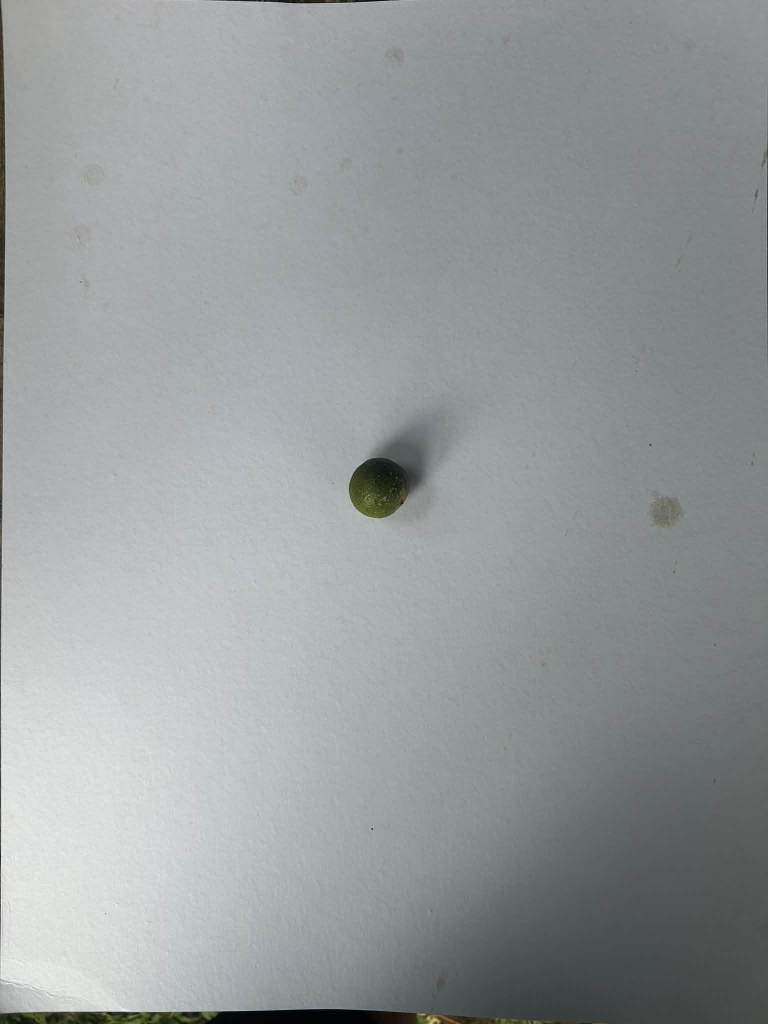
#> input picture Images/0e361947-7c5c-4030-9464-f0351db5fafe.jpg, 1536 x 2048 px (shown at 1/2 size)
$ python -i feature_extraction.py   (imports and definitions only)
#> lines starting #> are read from the running program, lines starting #| are printed output that depends on the picture; after the words box and inside, x2 and y2 are one past the last pixel; in counts of white or black regions, pixels touching at a corner belong together
import cv2
import numpy as np

# ─────────────────────────────────────────
# FEATURE EXTRACTION MODULE
# Calamansi Juice Yield Prediction System
# ─────────────────────────────────────────
VERSION = "v10-yellow-edge-fix"
# [1 line not run here, left out]

PIXELS_PER_CM   = 41.0
MIN_CIRCULARITY = 0.20
MIN_AVG_SAT     = 5
MIN_COVERAGE    = 0.001
MIN_DIAMETER_CM = 1.0
MAX_DIAMETER_CM = 7.0

FEATURE_COLS = [
    'area_cm2', 'diameter_cm', 'perimeter_cm', 'circularity',
    'estimated_volume_cm3', 'mean_hue', 'mean_saturation', 'mean_value'
]

HSV_GREEN_LO  = np.array([20, 10, 5])
HSV_GREEN_HI  = np.array([110, 255, 255])
HSV_RIPE_LO   = np.array([10, 20, 20])
HSV_RIPE_HI   = np.array([40, 255, 255])
HSV_DARK_LO   = np.array([20, 10, 5])
HSV_DARK_HI   = np.array([110, 180, 80])

MIN_AVG_SAT        = 12
MIN_SAT_VAL        = 12
MIN_COVERAGE       = 0.003
MIN_OVERLAP        = 0.25
MAX_FRUIT_COVERAGE = 0.65
MIN_BG_MEAN        = 40
MAX_BG_STD         = 120


def _square_crop(image_array):
    h, w = image_array.shape[:2]
    s  = min(h, w)
    y0 = (h - s) // 2
    x0 = (w - s) // 2
    return image_array[y0:y0+s, x0:x0+s]


def preprocess_image(image_path):
    img = cv2.imread(image_path)
    if img is None:
        return None
    return cv2.GaussianBlur(
        cv2.resize(_square_crop(cv2.cvtColor(img, cv2.COLOR_BGR2RGB)), (512, 512)),
        (5, 5), 0)


# [5 lines left out: function preprocess_array, not called in this run]


def _brightness_contrast_mask(img_blur):
    gray    = cv2.cvtColor(img_blur, cv2.COLOR_RGB2GRAY)
    bg_mean = float(np.mean(gray))
    bg_std  = float(np.std(gray))

    if bg_mean < 60:
        return None

    dark_thresh = max(0, int(bg_mean - max(bg_std * 1.5, 25)))
    _, mask = cv2.threshold(gray, dark_thresh, 255, cv2.THRESH_BINARY_INV)

    k_close = np.ones((15, 15), np.uint8)
    k_open  = np.ones((5,  5),  np.uint8)
    mask = cv2.morphologyEx(mask, cv2.MORPH_CLOSE, k_close)
    mask = cv2.morphologyEx(mask, cv2.MORPH_OPEN,  k_open)
    mask = cv2.erode(mask,  np.ones((5, 5), np.uint8), iterations=1)
    mask = cv2.dilate(mask, np.ones((5, 5), np.uint8), iterations=1)

    gray_s        = cv2.cvtColor(img_blur, cv2.COLOR_RGB2GRAY)
    bg_mean       = float(np.mean(gray_s))
    bright_cutoff = bg_mean * 0.90
    cnts_s, _ = cv2.findContours(mask, cv2.RETR_EXTERNAL, cv2.CHAIN_APPROX_SIMPLE)
    for cnt_s in cnts_s:
        tmp = np.zeros_like(mask)
        cv2.drawContours(tmp, [cnt_s], -1, 255, -1)
        mean_bright = float(np.mean(gray_s[tmp > 0]))
        if mean_bright > bright_cutoff:
            cv2.drawContours(mask, [cnt_s], -1, 0, -1)

    return mask


# [9 lines left out: function _estimate_distance_scale, not called in this run]


def _merge_overlapping_mask_blobs(mask, img_blur=None):
    cnts, _ = cv2.findContours(mask, cv2.RETR_EXTERNAL, cv2.CHAIN_APPROX_SIMPLE)
    if len(cnts) <= 1:
        return mask

    if img_blur is not None:
        gray     = cv2.cvtColor(img_blur, cv2.COLOR_RGB2GRAY)
        areas    = [cv2.contourArea(c) for c in cnts]
        max_area = max(areas)

        largest_cnt  = cnts[int(np.argmax(areas))]
        largest_mask = np.zeros_like(mask)
        cv2.drawContours(largest_mask, [largest_cnt], -1, 255, -1)
        fruit_brightness = float(np.mean(gray[largest_mask > 0]))

        clean = np.zeros_like(mask)
        for cnt, area in zip(cnts, areas):
            tmp = np.zeros_like(mask)
            cv2.drawContours(tmp, [cnt], -1, 255, -1)
            blob_brightness = float(np.mean(gray[tmp > 0]))
            if area >= max_area * 0.40 or blob_brightness <= fruit_brightness * 1.15:
                cv2.drawContours(clean, [cnt], -1, 255, -1)

        mask = clean
        cnts, _ = cv2.findContours(mask, cv2.RETR_EXTERNAL, cv2.CHAIN_APPROX_SIMPLE)
        if len(cnts) <= 1:
            return mask

    rects     = [cv2.boundingRect(c) for c in cnts]
    parent    = list(range(len(rects)))
    circles_r = [cv2.minEnclosingCircle(c)[1] for c in cnts]

    def find(i):
        while parent[i] != i:
            parent[i] = parent[parent[i]]
            i = parent[i]
        return i

    def union(i, j):
        parent[find(i)] = find(j)

    for i in range(len(rects)):
        xi, yi, wi, hi = rects[i]
        for j in range(i + 1, len(rects)):
            xj, yj, wj, hj = rects[j]
            gap_x     = max(0, max(xi, xj) - min(xi + wi, xj + wj))
            gap_y     = max(0, max(yi, yj) - min(yi + hi, yj + hj))
            pair_r    = min(circles_r[i], circles_r[j])
            PROXIMITY = max(2, int(pair_r * 0.08))
            if gap_x <= PROXIMITY and gap_y <= PROXIMITY:
                union(i, j)

    merged = np.zeros_like(mask)
    groups = {}
    for i, cnt in enumerate(cnts):
        g = find(i)
        groups.setdefault(g, []).append(cnt)

    for g, group_cnts in groups.items():
        all_pts = np.vstack(group_cnts)
        hull    = cv2.convexHull(all_pts)
        cv2.fillPoly(merged, [hull], 255)

    return merged


# ✅ UPDATED: yellow detection + edge fallback
def segment_fruit(img_blur, scale=1.0):
    hsv = cv2.cvtColor(img_blur, cv2.COLOR_RGB2HSV)

    # Wider color detection: green + yellow + dark/unripe
    mask_green  = cv2.inRange(hsv, np.array([20, 10, 10]), np.array([90, 255, 255]))
    mask_yellow = cv2.inRange(hsv, np.array([10, 10, 10]), np.array([35, 255, 255]))
    mask_dark   = cv2.inRange(hsv, HSV_DARK_LO, HSV_DARK_HI)

    hsv_mask = cv2.bitwise_or(mask_green, mask_yellow)
    hsv_mask = cv2.bitwise_or(hsv_mask, mask_dark)

    k3 = np.ones((3, 3), np.uint8)
    hsv_mask = cv2.morphologyEx(hsv_mask, cv2.MORPH_CLOSE, k3)
    hsv_mask = cv2.morphologyEx(hsv_mask, cv2.MORPH_OPEN,  k3)

    # Edge-based fallback — catches fruit shape even when color fails
    gray  = cv2.cvtColor(img_blur, cv2.COLOR_RGB2GRAY)
    edges = cv2.Canny(gray, 30, 100)
    k5    = np.ones((5, 5), np.uint8)
    edges = cv2.dilate(edges, k5, iterations=2)

    # Combine color mask + edge mask then clean
    mask = cv2.bitwise_or(hsv_mask, edges)
    mask = cv2.morphologyEx(mask, cv2.MORPH_CLOSE, k5)
    mask = cv2.morphologyEx(mask, cv2.MORPH_OPEN,  k5)

    # Also mix in brightness-contrast fallback
    bc_mask = _brightness_contrast_mask(img_blur)
    if bc_mask is not None:
        mask = cv2.bitwise_or(mask, bc_mask)

    # Merge nearby fragments
    mask = _merge_overlapping_mask_blobs(mask, img_blur)

    max_fruit_area_px = np.pi * (MAX_DIAMETER_CM / 2 * PIXELS_PER_CM) ** 2
    size_ceiling      = max_fruit_area_px * 3 * (scale ** 2)
    cnts, _ = cv2.findContours(mask, cv2.RETR_EXTERNAL, cv2.CHAIN_APPROX_SIMPLE)
    for cnt in cnts:
        if cv2.contourArea(cnt) > size_ceiling:
            cv2.drawContours(mask, [cnt], -1, 0, -1)

    return mask, hsv


# [61 lines left out: functions _is_valid_scan_scene, detect_basket, not called in this run]


def is_calamansi(cnt, ppc):
    area = cv2.contourArea(cnt)
    if area < 100:
        return False
    peri = cv2.arcLength(cnt, True)
    if peri == 0:
        return False
    circularity = (4 * np.pi * area) / (peri ** 2)
    if circularity < MIN_CIRCULARITY:
        return False
    (_, _), r = cv2.minEnclosingCircle(cnt)
    d = (2 * r) / ppc
    return MIN_DIAMETER_CM <= d <= MAX_DIAMETER_CM


# [11 lines left out: function _has_fruit_color, not called in this run]


def compute_features(cnt, mask, hsv, ppc):
    area_px   = cv2.contourArea(cnt)
    peri_px   = cv2.arcLength(cnt, True)
    (_, _), r = cv2.minEnclosingCircle(cnt)
    single    = np.zeros_like(mask)
    cv2.drawContours(single, [cnt], -1, 255, -1)
    diam = (2 * r) / ppc
    px   = hsv[single > 0]
    if len(px) == 0:
        return None
    return {
        'area_cm2':             area_px / (ppc ** 2),
        'diameter_cm':          diam,
        'perimeter_cm':         peri_px / ppc,
        'circularity':          (4 * np.pi * area_px) / (peri_px ** 2 + 1e-5),
        'estimated_volume_cm3': (4 / 3) * np.pi * (diam / 2) ** 3,
        'mean_hue':             np.mean(px[:, 0]),
        'mean_saturation':      np.mean(px[:, 1]),
        'mean_value':           np.mean(px[:, 2]),
    }


# [312 lines left out: functions _nms_circles, _split_large_blob, get_fruit_features, calibrate_ppc, get_features_from_hough, count_hough, not called in this run]


def extract_features_from_path(image_path):
    img_blur = preprocess_image(image_path)
#> in preprocess_image, img is the input picture: shape (2048, 1536, 3); mean B, G, R 157.1, 155.1, 150.5
#> in preprocess_image, `return cv2.GaussianBlur( cv2.resize(_square_crop(cv2.cvtColor(img, cv2..`:
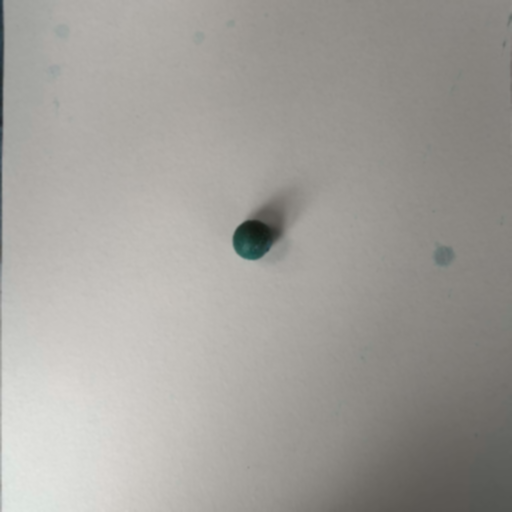
#> returned value: shape (512, 512, 3); mean of channels 0, 1, 2 155, 159.6, 162; drawn as B, G, R
    if img_blur is None:
        return None
    mask, hsv   = segment_fruit(img_blur)
#> in segment_fruit, `hsv = cv2.cvtColor(img_blur, cv2.COLOR_RGB2HSV)`: hsv: shape (512, 512, 3); mean H, S, V 98.6, 12.5, 162.3
#> in segment_fruit, `mask_green  = cv2.inRange(hsv, np.array([20, 10, 10]), np.array([90, 2..`:
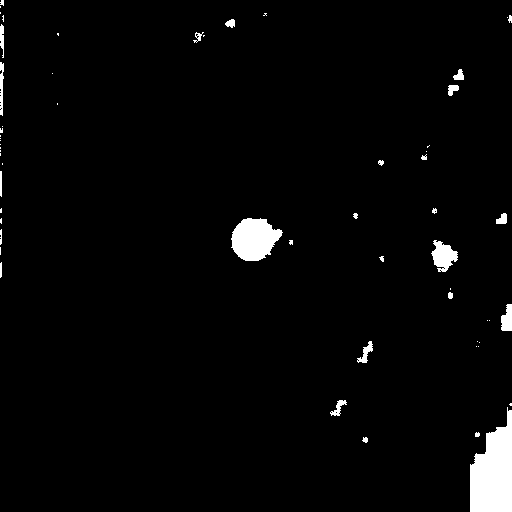
#> mask_green: shape (512, 512); 2.6% white; 59 white regions (34 under 20 px), largest, box (x1, y1, x2, y2) and area: (470, 407, 512, 512) 3128, (231, 218, 283, 261) 1574, (431, 240, 458, 272) 520
#> in segment_fruit, `mask_yellow = cv2.inRange(hsv, np.array([10, 10, 10]), np.array([35, 2..`: mask_yellow: shape (512, 512); 0.52% white; 5 white regions (1 under 20 px), largest, box (x1, y1, x2, y2) and area: (0, 0, 4, 245) 725, (233, 240, 272, 260) 444, (434, 249, 452, 265) 152, (0, 261, 2, 278) 33
#> in segment_fruit, `mask_dark   = cv2.inRange(hsv, HSV_DARK_LO, HSV_DARK_HI)`: mask_dark: shape (512, 512); 0.49% white; 14 white regions (11 under 20 px), largest, box (x1, y1, x2, y2) and area: (234, 220, 280, 256) 1072, (0, 62, 3, 115) 111, (0, 24, 3, 49) 65
#> in segment_fruit, `hsv_mask = cv2.bitwise_or(mask_green, mask_yellow)`: hsv_mask: shape (512, 512); 2.7% white; 40 white regions (18 under 20 px), largest, box (x1, y1, x2, y2) and area: (470, 407, 512, 512) 3128, (231, 218, 283, 261) 1574, (0, 0, 4, 245) 732
#> in segment_fruit, `hsv_mask = cv2.bitwise_or(hsv_mask, mask_dark)`: hsv_mask: shape (512, 512); 2.7% white; 40 white regions (18 under 20 px), largest, box (x1, y1, x2, y2) and area: (470, 407, 512, 512) 3128, (231, 218, 283, 261) 1597, (0, 0, 4, 245) 732
#> in segment_fruit, `hsv_mask = cv2.morphologyEx(hsv_mask, cv2.MORPH_CLOSE, k3)`: hsv_mask: shape (512, 512); 2.8% white; 33 white regions (11 under 20 px), largest, box (x1, y1, x2, y2) and area: (470, 407, 512, 512) 3136, (231, 218, 283, 261) 1605, (0, 0, 4, 255) 742
#> in segment_fruit, `hsv_mask = cv2.morphologyEx(hsv_mask, cv2.MORPH_OPEN,  k3)`: hsv_mask: shape (512, 512); 2.7% white; 25 white regions (4 under 20 px), largest, box (x1, y1, x2, y2) and area: (470, 410, 512, 512) 3132, (232, 218, 282, 261) 1600, (0, 0, 4, 244) 731
#> in segment_fruit, `edges = cv2.Canny(gray, 30, 100)`: edges: shape (512, 512); 0.27% white in thin lines or dots, all inside (x1, y1, x2, y2) = (0, 0, 285, 512)
#> in segment_fruit, `edges = cv2.dilate(edges, k5, iterations=2)`: edges: shape (512, 512); 2% white; 2 white regions, box (x1, y1, x2, y2) and area: (0, 0, 8, 512) 3418, (228, 204, 289, 265) 1938
#> in segment_fruit, `mask = cv2.bitwise_or(hsv_mask, edges)`: mask: shape (512, 512); 4.1% white; 24 white regions (4 under 20 px), largest, box (x1, y1, x2, y2) and area: (0, 0, 8, 512) 3418, (470, 410, 512, 512) 3132, (228, 204, 289, 265) 2477
#> in segment_fruit, `mask = cv2.morphologyEx(mask, cv2.MORPH_CLOSE, k5)`: mask: shape (512, 512); 4.1% white; 22 white regions (2 under 20 px), largest, box (x1, y1, x2, y2) and area: (0, 0, 8, 512) 3418, (470, 403, 512, 512) 3146, (228, 204, 293, 265) 2505
#> in segment_fruit, `mask = cv2.morphologyEx(mask, cv2.MORPH_OPEN,  k5)`: mask: shape (512, 512); 4% white; 16 white regions, largest, box (x1, y1, x2, y2) and area: (0, 0, 8, 512) 3418, (470, 410, 512, 512) 3132, (228, 204, 289, 265) 2485
#> in _brightness_contrast_mask, `bg_mean = float(np.mean(gray))`: bg_mean = 158.6
#> in _brightness_contrast_mask, `bg_std  = float(np.std(gray))`: bg_std = 30.42
#> in _brightness_contrast_mask, `dark_thresh = max(0, int(bg_mean - max(bg_std * 1.5, 25)))`: dark_thresh = 112
#> in _brightness_contrast_mask, `_, mask = cv2.threshold(gray, dark_thresh, 255, cv2.THRESH_BINARY_INV)`: mask: shape (512, 512); 6.5% white; 11 white regions (6 under 20 px), largest, box (x1, y1, x2, y2) and area: (329, 379, 512, 512) 14190, (233, 204, 285, 260) 1941, (0, 0, 4, 263) 702, (437, 251, 445, 262) 56, (446, 248, 451, 258) 29
#> in _brightness_contrast_mask, `mask = cv2.morphologyEx(mask, cv2.MORPH_CLOSE, k_close)`: mask: shape (512, 512); 6.5% white; 7 white regions (2 under 20 px), largest, box (x1, y1, x2, y2) and area: (329, 379, 512, 512) 14273, (233, 204, 285, 260) 1941, (0, 0, 4, 263) 722, (437, 248, 451, 262) 103, (511, 63, 512, 87) 24
#> in _brightness_contrast_mask, `mask = cv2.morphologyEx(mask, cv2.MORPH_OPEN,  k_open)`: mask: shape (512, 512); 6.4% white; 4 white regions, box (x1, y1, x2, y2) and area: (329, 379, 512, 512) 14273, (233, 204, 285, 259) 1939, (0, 0, 4, 141) 488, (439, 251, 450, 261) 85
#> in _brightness_contrast_mask, `mask = cv2.erode(mask,  np.ones((5, 5), np.uint8), iterations=1)`: mask: shape (512, 512); 5.9% white; 5 white regions (2 under 20 px)
#> in _brightness_contrast_mask, `bright_cutoff = bg_mean * 0.90`: bright_cutoff = 142.7
#> in _brightness_contrast_mask, `cnts_s, _ = cv2.findContours(mask, cv2.RETR_EXTERNAL, cv2.CHAIN_APPROX..`: cnts_s = 4 contours; box (x1, y1, x2, y2) and area: (329, 379, 512, 512) 13994, (233, 204, 285, 259) 1866, (0, 0, 4, 141) 345, (439, 251, 450, 261) 67
#> the loop in _brightness_contrast_mask, `for cnt_s in cnts_s:` made 4 passes
#> mean_bright on passes 1 to 4: 98.66, 111.4, 68.76, 70.27
#> after the loop in _brightness_contrast_mask, `for cnt_s in cnts_s:`: tmp: shape (512, 512); 0.19% white; 1 white region, box (x1, y1, x2, y2) and area: (0, 0, 4, 141) 488
#> in segment_fruit, `mask = cv2.bitwise_or(mask, bc_mask)`:
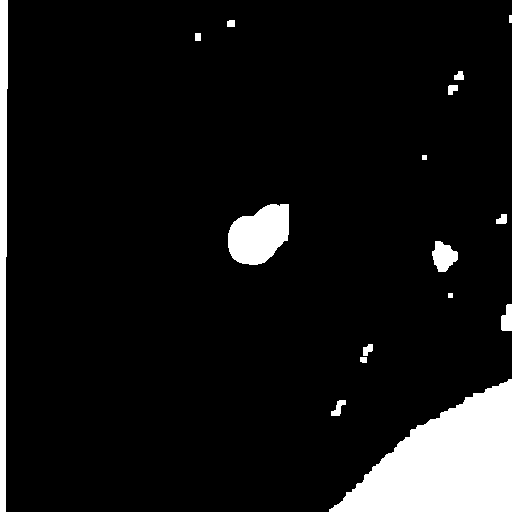
#> mask: shape (512, 512); 8.4% white; 16 white regions
#> in _merge_overlapping_mask_blobs, `cnts, _ = cv2.findContours(mask, cv2.RETR_EXTERNAL, cv2.CHAIN_APPROX_S..`: cnts = 16 contours, 3 with area under 20; largest, box (x1, y1, x2, y2) and area: (329, 379, 512, 512) 13994, (0, 0, 8, 512) 2900, (228, 204, 289, 265) 2676, (432, 241, 458, 272) 494, (501, 304, 512, 331) 204
#> in _merge_overlapping_mask_blobs, `areas    = [cv2.contourArea(c) for c in cnts]`: areas = [97.5, 13994.5, 28.5, 66, 204, 16, 493.5, 67.5, 2676, 16, 61, 54.5, 35, 40.5, 14, 2900]
#> in _merge_overlapping_mask_blobs, `max_area = max(areas)`: max_area = 13994.5
#> in _merge_overlapping_mask_blobs, `largest_cnt  = cnts[int(np.argmax(areas))]`: largest_cnt = contour of 124 points, box (x1, y1, x2, y2) (329, 379, 512, 512), area 13994
#> in _merge_overlapping_mask_blobs, `cv2.drawContours(largest_mask, [largest_cnt], -1, 255, -1)`:
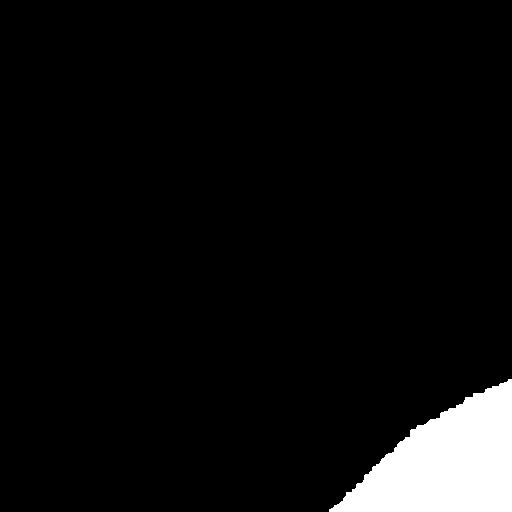
#> largest_mask: shape (512, 512); 5.4% white; 1 white region, box (x1, y1, x2, y2) and area: (329, 379, 512, 512) 14273
#> in _merge_overlapping_mask_blobs, `fruit_brightness = float(np.mean(gray[largest_mask > 0]))`: fruit_brightness = 98.66
#> the loop in _merge_overlapping_mask_blobs, `for cnt, area in zip(cnts, areas):` made 16 passes
#> (area, blob_brightness) on passes 1, 2, 3, 4, 5, 7, 8, 9, 11, 12, 14, 16: (97.5, 142.3), (13994.5, 98.66), (28.5, 137.9), (66, 139.5), (204, 124.5), (493.5, 122), (67.5, 129.3), (2676, 92.59), (61, 130.2), (54.5, 129.6), (40.5, 150), (2900, 157.2)
#> (cnt, area, blob_brightness) on pass 13: ([[195, 33], [195, 40], [200, 40], [200, 33]], 35, 157.1)
#> after the loop in _merge_overlapping_mask_blobs, `for cnt, area in zip(cnts, areas):`: clean: shape (512, 512); 6.5% white; 2 white regions, box (x1, y1, x2, y2) and area: (329, 379, 512, 512) 14273, (228, 204, 289, 265) 2770
#> after the loop in _merge_overlapping_mask_blobs, `for cnt, area in zip(cnts, areas):`:
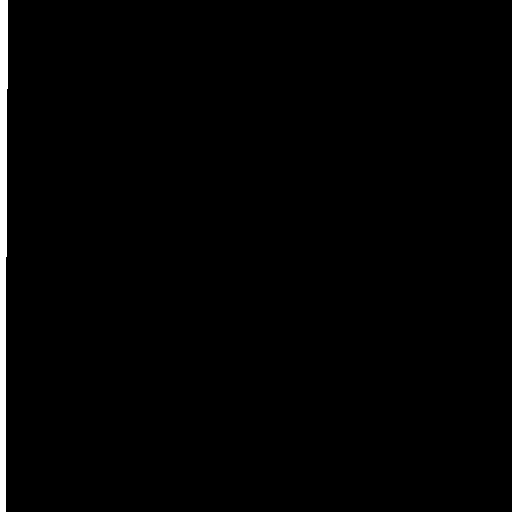
#> tmp: shape (512, 512); 1.3% white; 1 white region
#> in _merge_overlapping_mask_blobs, `cnts, _ = cv2.findContours(mask, cv2.RETR_EXTERNAL, cv2.CHAIN_APPROX_S..`: cnts = 2 contours; box (x1, y1, x2, y2) and area: (329, 379, 512, 512) 13994, (228, 204, 289, 265) 2676
#> in _merge_overlapping_mask_blobs, `rects     = [cv2.boundingRect(c) for c in cnts]`: rects = [(329, 379, 183, 133), (228, 204, 61, 61)]
#> in _merge_overlapping_mask_blobs, `parent    = list(range(len(rects)))`: parent = [0, 1]
#> in _merge_overlapping_mask_blobs, `circles_r = [cv2.minEnclosingCircle(c)[1] for c in cnts]`: circles_r = [112.4, 38.55]
#> the loop in _merge_overlapping_mask_blobs, `for i in range(len(rects)):` made 2 passes
#> the loop in _merge_overlapping_mask_blobs, `for i, cnt in enumerate(cnts):` made 2 passes
#> g on passes 1 to 2: 0, 1
#> after the loop in _merge_overlapping_mask_blobs, `for i, cnt in enumerate(cnts):`: groups = 2 items
#> the loop in _merge_overlapping_mask_blobs, `for g, group_cnts in groups.items():` made 2 passes
#> after the loop in _merge_overlapping_mask_blobs, `for g, group_cnts in groups.items():`:
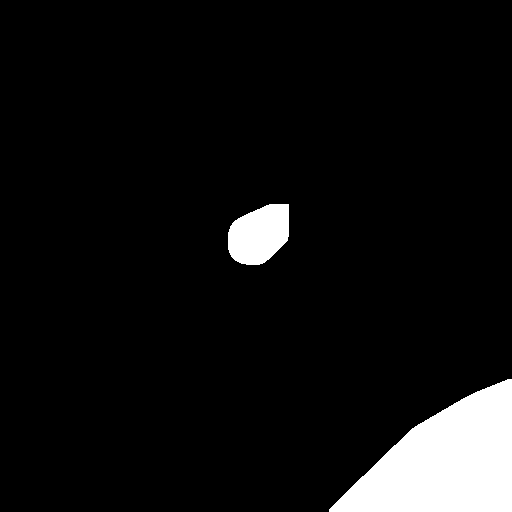
#> merged: shape (512, 512); 6.7% white; 2 white regions
#> in segment_fruit, `cnts, _ = cv2.findContours(mask, cv2.RETR_EXTERNAL, cv2.CHAIN_APPROX_S..`: cnts = 2 contours; box (x1, y1, x2, y2) and area: (329, 379, 512, 512) 14460, (228, 204, 289, 265) 2786
#> the loop in segment_fruit, `for cnt in cnts:` made 2 passes
    contours, _ = cv2.findContours(mask, cv2.RETR_EXTERNAL, cv2.CHAIN_APPROX_SIMPLE)
#> contours has the same summary as cnts in segment_fruit
    valid = [c for c in contours if is_calamansi(c, PIXELS_PER_CM)]
#> in is_calamansi, `area = cv2.contourArea(cnt)`: area = 14460
#> in is_calamansi, `peri = cv2.arcLength(cnt, True)`: peri = 551.8
#> in is_calamansi, `circularity = (4 * np.pi * area) / (peri ** 2)`: circularity = 0.597
#> in is_calamansi, `(_, _), r = cv2.minEnclosingCircle(cnt)`: r = 112.4
#> in is_calamansi, `d = (2 * r) / ppc`: d = 5.48
#> valid has the same summary as cnts in segment_fruit
    if not valid:
        valid = [c for c in contours if cv2.contourArea(c) >= 50]
    if not valid:
        return None
    return compute_features(max(valid, key=cv2.contourArea), mask, hsv, PIXELS_PER_CM)
#> in compute_features, `area_px   = cv2.contourArea(cnt)`: area_px = 14460
#> in compute_features, `peri_px   = cv2.arcLength(cnt, True)`: peri_px = 551.8
#> in compute_features, `(_, _), r = cv2.minEnclosingCircle(cnt)`: r = 112.4
#> in compute_features, `cv2.drawContours(single, [cnt], -1, 255, -1)`:
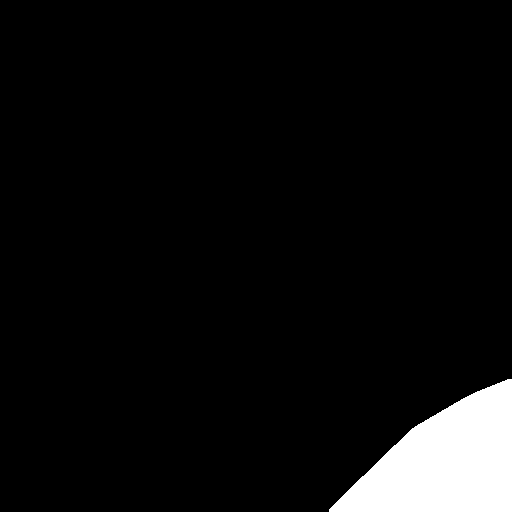
#> single: shape (512, 512); 5.6% white; 1 white region, box (x1, y1, x2, y2) and area: (329, 379, 512, 512) 14710
#> in compute_features, `diam = (2 * r) / ppc`: diam = 5.48


# [55 lines left out: function process_video_frames, not called in this run]

>>> result = extract_features_from_path('Images/0e361947-7c5c-4030-9464-f0351db5fafe.jpg')
#> result = {'area_cm2': 8.6, 'diameter_cm': 5.48, 'perimeter_cm': 13.46, 'circularity': 0.597, 'estimated_volume_cm3': 86.34, 'mean_hue': 97.63, 'mean_saturation': 16.83, 'mean_value': 102.4}
